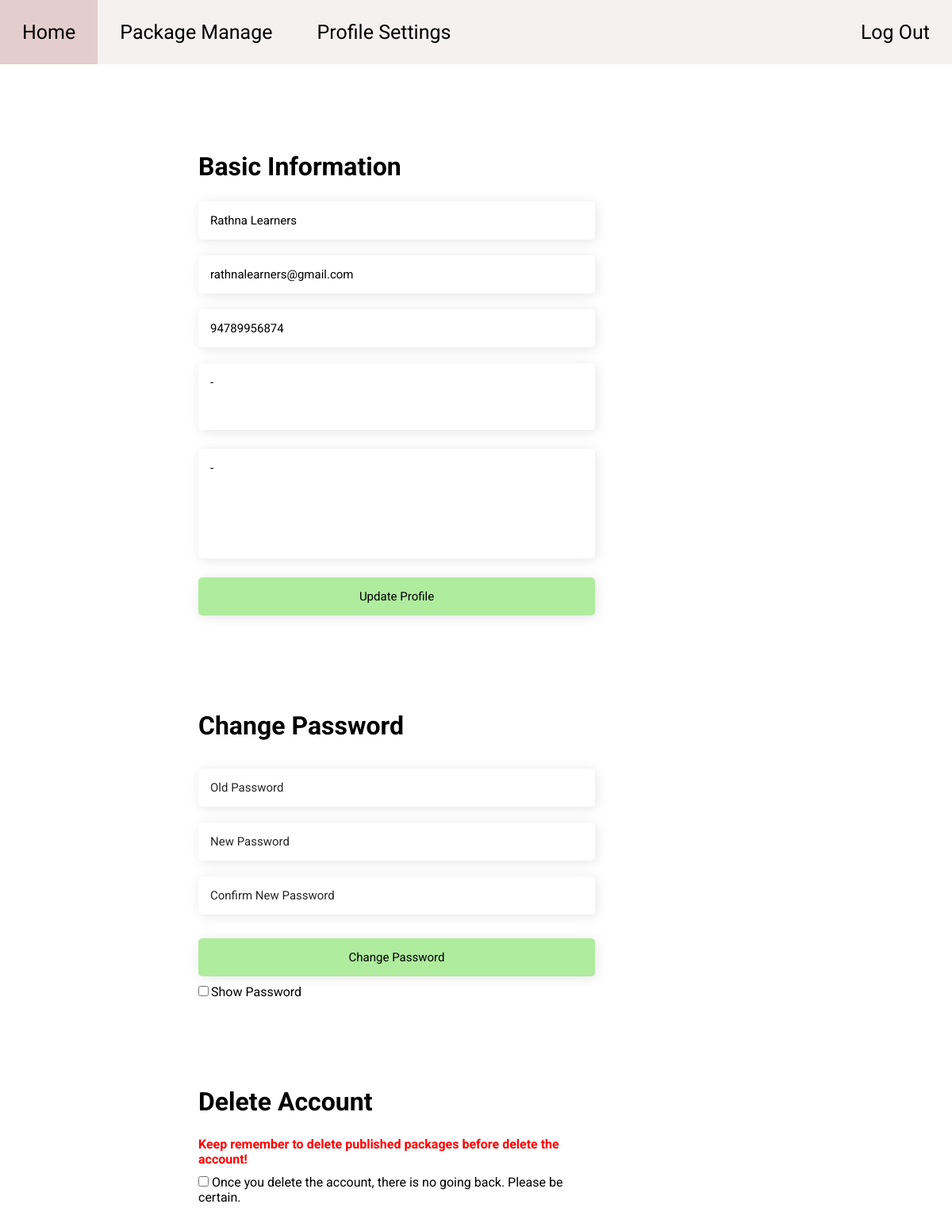
The app's page /php/driving-school-profile-settings.php (signed in) with its own data.
### tables this page shows
CREATE TABLE `driving_school` (
  `school_id` int(11) NOT NULL,
  `school_name` varchar(20) DEFAULT NULL,
  `email` varchar(30) DEFAULT NULL,
  `address` varchar(100) DEFAULT NULL,
  `contact` varchar(12) DEFAULT NULL,
  `password` varchar(100) DEFAULT NULL,
  `description` varchar(500) DEFAULT NULL
);

### php/driving-school-profile-settings.php (the view, shortened to what this page needs)
<?php
    require "../includes/config.php";
    if(isset($_SESSION['school_id'])){
        $id = $_SESSION['school_id'];
        $sql = "SELECT * FROM Driving_School WHERE school_id = '$id'";
        $result = $conn->query($sql);
        $userData = $result->fetch_assoc();
?>
<!DOCTYPE HTML>
<html>
<head>
    <link rel="stylesheet" href="https://cdnjs.cloudflare.com/ajax/libs/font-awesome/6.1.1/css/all.min.css" />
    <link rel = "stylesheet" type = "text/css" href = "../css/driving-school-main.css"/>
    <link rel = "stylesheet" type = "text/css" href = "../css/driving-school-profile-settings.css"/>
</head>
<body>
    <?php include '../includes/driving-school-navigation.php'?>
    <div class="container" id="basic-information">
        <div class="setting-container">
            <h1 class="dashboard-table-heading">Basic Information</h1>
            <form action = "./driving-school-details-update.php" name = "update-account-form" onsubmit = "return validateUpdate();" method = "POST">
				<input class="inputField" type = "text" placeholder = "Enter the driving school name" name = "school-name" id = "school-name" value="<?php echo $userData['school_name'];?>"/><br>
				<p class = "error-message" id="error-name"></p>
                <input class="inputField"  type = "text" placeholder = "Enter the email address" name = "email" id = "email" value="<?php echo $userData['email'];?>"/><br>
				<p class = "error-message" id="error-email"></p>
                <input class="inputField"  type = "text" placeholder = "Enter the phone number" name = "phone-number" id = "phone-number" value="<?php echo $userData['contact'];?>"/><br>
                <p class = "error-message" id="error-phone"></p>
                <textarea class = "inputField" id = "school_address" rows="3" cols="50" placeholder="Enter School Address" name = "school_address"><?php echo $userData['address'];?></textarea><br>
                <p class = "error-message" id="error-address"></p>
                <textarea class = "inputField" id = "school_description" rows="6" cols="50" placeholder="Enter School Description" name = "school_description"><?php echo $userData['description'];?></textarea><br>
				<p class = "error-message" id="error-description"></p>
                <input class="inputField btn"  type = "submit" value = "Update Profile" name="btnUpdate" />
			</form>
        </div>
    </div>
    <div class="container" id="change-password">
        <div class="setting-container">
            <h1 class="dashboard-table-heading">Change Password</h1>
            <form name="changePassword" action = "./driving-school-change-password.php" onsubmit = "return validatePassChangeForm();" method = "POST">
                <p class = "error-message invalid-pass"><?php echo isset (($_SESSION['change-error']))?$_SESSION['change-error']:''; ?></p>
                <input class="inputField" id = "old" type = "password" placeholder = "Old Password" name="currentPassword"/><br>
                <p class = "error-message" id="error-pass"></p>
                <input class="inputField" id = "new" type = "password" placeholder = "New Password"/ name="newPassword"><br>
                <p class = "error-message" id="error-new-pass"></p>
                <input class="inputField" id = "confirm" type = "password" placeholder = "Confirm New Password" name="confirmNewPassword"/><br>
                <p class = "error-message" id="error-new-confirm-pass"></p>
                <p class = "error-message" id="error-not-same"></p>
                <input class="inputField btn"  type = "submit" value = "Change Password" name="changeBtn"/>
                <input type = "checkbox" id = "showPassword"><label for = "show-password"><span class="space"></span>Show Password</label>
			</form>
        </div>
    </div>
    <div class="container" id="delete-account">
        <div class="setting-container">
            <h1 class="dashboard-table-heading">Delete Account</h1>
            <span>Keep remember to delete published packages before delete the account!</span>
            <form class="delete-account" action = "./driving-school-account-delete.php" name = "update-account-form" method = "POST">
				<input type="checkbox" id="deleteAccount" onclick = "showContent()"> Once you delete the account, there is no going back. Please be certain.
			</form>
        </div>
    </div>
</body>
</html>
<?php
    }else{
        header('Location: ./driving-school.php');
    }
?>

### css/driving-school-main.css (style rules this page uses)
* { box-sizing: border-box; margin: 0; padding: 0; font-family: 'Roboto', sans-serif; }
.container { padding-top: 110px; padding-left: 200px; padding-right: 200px; margin-left: 50px; }
.inputField { background-color: rgba(255, 255, 255, .15); box-shadow: 2px 2px 15px 0px rgba(0, 0, 0, .1); border: none; border-radius: 5px; overflow: hidden; }
.btn { font-size: 15px; color: black; background-color: #afec9d; }
.space { padding-left: 3px; }
.error-message { padding-bottom: 10px; color: red; }
.dashboard-table-heading { padding-bottom: 25px; }
textarea { resize: none; }

### css/driving-school-profile-settings.css (style rules this page uses)
.setting-container { width: 500px; }
input[type=text], input[type=password], textarea { padding: 15px; margin-bottom: 10px; width: 100%; }
.setting-container [type=submit] { width: 100%; padding: 15px; margin-bottom: 10px; }
.invalid-pass { color: red; }
input[placeholder], [placeholder], *[placeholder], textarea::placeholder { font-size: 15px; }
span { color: red; font-weight: bold; }
.delete-account { padding-top: 10px; padding-bottom: 50px; }

### records on screen
driving_school: school-name "Rathna Learners", email "rathnalearners@gmail.com", phone-number "94789956874", school_address "-", school_description "-"
